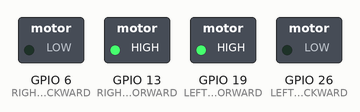
Simulated run of this program. Board: Raspberry Pi (BCM pin numbers). Shown: switched loads named in the program (green lamp = pin HIGH). At 9.0 s the program stops and its outputs stay as they are.

Above: at 0.1 s.
At 3.1 s:
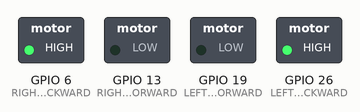
At 6.1 s:
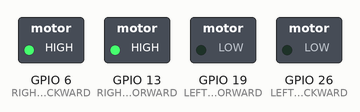
At 8.1 s:
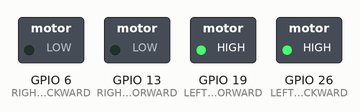
At 9.1 s:
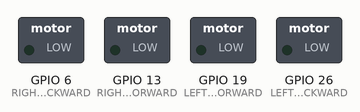
Timing chart, 0 to 10.5 s (numbered marks = the images above):
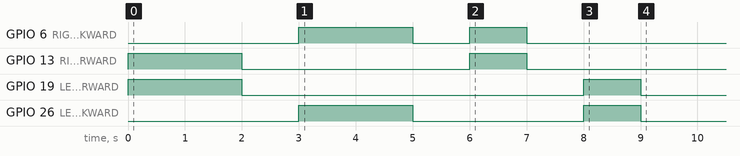

Measured:
- by itself, GPIO 6 (RIGHT_MOTOR_BACKWARD): LOW → HIGH at 3.0 s, → LOW 2.0 s later, → HIGH 1.0 s later, → LOW 1.0 s later
- by itself, GPIO 13 (RIGHT_MOTOR_FORWARD): LOW → HIGH at 0.00 s, → LOW 2.0 s later, → HIGH 4.0 s later, → LOW 1.0 s later
- by itself, GPIO 19 (LEFT_MOTOR_FORWARD): LOW → HIGH at 0.00 s, → LOW 2.0 s later, → HIGH 6.0 s later, → LOW 1.0 s later
- by itself, GPIO 26 (LEFT_MOTOR_BACKWARD): LOW → HIGH at 3.0 s, → LOW 2.0 s later, → HIGH 3.0 s later, → LOW 1.0 s later

The program:

wheel.py
```python
import RPi.GPIO as GPIO
import time

# Define GPIO pins for the motor driver
LEFT_MOTOR_FORWARD = 19 #brown wire
LEFT_MOTOR_BACKWARD = 26 #orange wire
RIGHT_MOTOR_FORWARD = 13 #green wire
RIGHT_MOTOR_BACKWARD = 6 #blue wire

def setup():
    """
    Configure GPIO pins for motor control.
    """
    GPIO.setmode(GPIO.BCM)
    GPIO.setwarnings(False)
    GPIO.setup(LEFT_MOTOR_FORWARD, GPIO.OUT)
    GPIO.setup(LEFT_MOTOR_BACKWARD, GPIO.OUT)
    GPIO.setup(RIGHT_MOTOR_FORWARD, GPIO.OUT)
    GPIO.setup(RIGHT_MOTOR_BACKWARD, GPIO.OUT)
    GPIO.output(LEFT_MOTOR_BACKWARD,GPIO.LOW)
    GPIO.output(LEFT_MOTOR_FORWARD,GPIO.LOW)
    GPIO.output(RIGHT_MOTOR_BACKWARD,GPIO.LOW)
    GPIO.output(RIGHT_MOTOR_FORWARD,GPIO.LOW)

def move_forward(duration):
    """
    Move the robot forward for a specified duration.
    """
    GPIO.output(LEFT_MOTOR_BACKWARD, GPIO.LOW)
    GPIO.output(RIGHT_MOTOR_FORWARD, GPIO.HIGH)
    GPIO.output(LEFT_MOTOR_FORWARD, GPIO.HIGH)
    GPIO.output(RIGHT_MOTOR_BACKWARD, GPIO.LOW)
    time.sleep(duration)
    stop()

def move_backward(duration):
    """
    Move the robot backward for a specified duration.
    """
    GPIO.output(LEFT_MOTOR_BACKWARD, GPIO.HIGH)
    GPIO.output(RIGHT_MOTOR_BACKWARD, GPIO.HIGH)
    GPIO.output(LEFT_MOTOR_FORWARD, GPIO.LOW)
    GPIO.output(RIGHT_MOTOR_FORWARD, GPIO.LOW)
    time.sleep(duration)
    stop()

def turn_left(duration):
    """
    Turn the robot left for a specified duration.
    """
    GPIO.output(LEFT_MOTOR_FORWARD, GPIO.LOW)
    GPIO.output(RIGHT_MOTOR_FORWARD, GPIO.HIGH)
    GPIO.output(LEFT_MOTOR_BACKWARD, GPIO.LOW)
    GPIO.output(RIGHT_MOTOR_BACKWARD, GPIO.HIGH)
    time.sleep(duration)
    stop()

def turn_right(duration):
    """
    Turn the robot right for a specified duration.
    """
    GPIO.output(LEFT_MOTOR_FORWARD, GPIO.HIGH)
    GPIO.output(RIGHT_MOTOR_FORWARD, GPIO.LOW)
    GPIO.output(LEFT_MOTOR_BACKWARD, GPIO.HIGH)
    GPIO.output(RIGHT_MOTOR_BACKWARD, GPIO.LOW)
    time.sleep(duration)
    stop()

def stop():
    """
    Stop all motors.
    """
    GPIO.output(LEFT_MOTOR_FORWARD, GPIO.LOW)
    GPIO.output(LEFT_MOTOR_BACKWARD, GPIO.LOW)
    GPIO.output(RIGHT_MOTOR_FORWARD, GPIO.LOW)
    GPIO.output(RIGHT_MOTOR_BACKWARD, GPIO.LOW)


def cleanup():
    """
    Clean up GPIO pins.
    """
    GPIO.cleanup()

if __name__ == "__main__":
    setup()
    try:
        move_forward(2)
        time.sleep(1)
        move_backward(2)
        time.sleep(1)
        turn_left(1)
        time.sleep(1)
        turn_right(1)
    except KeyboardInterrupt:
        pass
    finally:
        cleanup()
```
